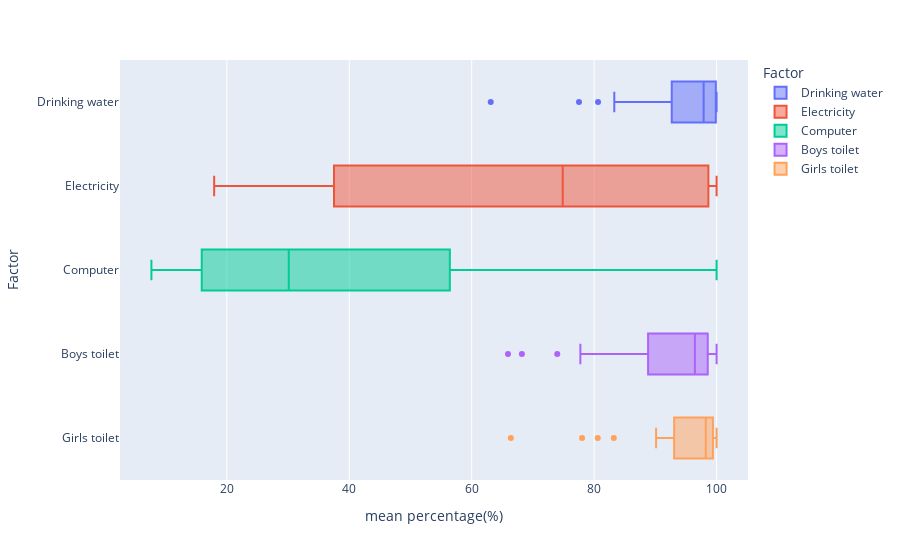

The notebook cell saved with this chart:
### Code cell
prim=['Drinking water']*36
uprim=['Electricity']*36
uuprim=['Computer']*36
sec=['Boys toilet']*36
usec=['Girls toilet']*36
lis=prim+uprim+uuprim+sec+usec

datas=pd.DataFrame({'mean percentage(%)':pd.concat([factors['Drinking water'],factors['Electricity'],factors['Computer'],factors['Boys toilet'], factors['Girls toilet']],axis=0), 'Factor':lis,'State':list(states['State'])*5})

px.box(data_frame=datas,x='mean percentage(%)', y='Factor',hover_name='State',color='Factor')

### Figure 1 — Plotly figure (JSON) as saved in the notebook; plotly's stock layout.template omitted (floating-point values rounded to 4 significant figures)
{"data": [{"alignmentgroup": "True", "hovertemplate": "<b>%{hovertext}</b><br><br>Factor=%{y}<br>mean percentage(%)=%{x}<extra></extra>", "hovertext": ["Andaman & Nicobar Islands", "Andhra Pradesh", "Arunachal Pradesh", "Assam", "Bihar", "Chandigarh", "Chhattisgarh", "Dadra & Nagar Haveli", "Daman & Diu", "Delhi", "Goa", "Gujarat", "Haryana", "Himachal Pradesh", "Jammu And Kashmir", "Jharkhand", "Karnataka", "Kerala", "Lakshadweep", "Madhya Pradesh", "Maharashtra", "Manipur", "Meghalaya", "Mizoram", "Nagaland", "Odisha", "Puducherry", "Punjab", "Rajasthan", "Sikkim", "Tamil Nadu", "Telangana", "Tripura", "Uttar Pradesh", "Uttarakhand", "West Bengal"], "legendgroup": "Drinking water", "marker": {"color": "#636efa"}, "name": "Drinking water", "notched": false, "offsetgroup": "Drinking water", "orientation": "h", "showlegend": true, "type": "box", "x": [99.4, 93.15, 80.63, 83.29, 93.23, 100, 97.19, 100, 100, 100, 99.28, 99.93, 99.84, 99.33, 91.04, 92.29, 99.75, 99.55, 100, 96.24, 99.56, 92.44, 63.1, 92.91, 77.52, 98.09, 99.91, 99.91, 96.74, 97.62, 99.92, 90.69, 92.33, 97.67, 96.44, 98.18], "x0": " ", "xaxis": "x", "y": ["Drinking water", "Drinking water", "Drinking water", "Drinking water", "Drinking water", "Drinking water", "Drinking water", "Drinking water", "Drinking water", "Drinking water", "Drinking water", "Drinking water", "Drinking water", "Drinking water", "Drinking water", "Drinking water", "Drinking water", "Drinking water", "Drinking water", "Drinking water", "Drinking water", "Drinking water", "Drinking water", "Drinking water", "Drinking water", "Drinking water", "Drinking water", "Drinking water", "Drinking water", "Drinking water", "Drinking water", "Drinking water", "Drinking water", "Drinking water", "Drinking water", "Drinking water"], "y0": " ", "yaxis": "y"}, {"alignmentgroup": "True", "hovertemplate": "<b>%{hovertext}</b><br><br>Factor=%{y}<br>mean percentage(%)=%{x}<extra></extra>", "hovertext": ["Andaman & Nicobar Islands", "Andhra Pradesh", "Arunachal Pradesh", "Assam", "Bihar", "Chandigarh", "Chhattisgarh", "Dadra & Nagar Haveli", "Daman & Diu", "Delhi", "Goa", "Gujarat", "Haryana", "Himachal Pradesh", "Jammu And Kashmir", "Jharkhand", "Karnataka", "Kerala", "Lakshadweep", "Madhya Pradesh", "Maharashtra", "Manipur", "Meghalaya", "Mizoram", "Nagaland", "Odisha", "Puducherry", "Punjab", "Rajasthan", "Sikkim", "Tamil Nadu", "Telangana", "Tripura", "Uttar Pradesh", "Uttarakhand", "West Bengal"], "legendgroup": "Electricity", "marker": {"color": "#EF553B"}, "name": "Electricity", "notched": false, "offsetgroup": "Electricity", "orientation": "h", "showlegend": true, "type": "box", "x": [89.28, 92.2, 38.16, 22.45, 24.32, 100, 65.61, 98.45, 100, 100, 98.92, 99.72, 98.87, 95.12, 26.94, 17.93, 97.51, 96.85, 100, 28.45, 93.54, 33.63, 26.58, 75.07, 43.9, 30.21, 100, 99.89, 54.67, 74.66, 98.42, 69.19, 36.85, 60.69, 66.12, 65.92], "x0": " ", "xaxis": "x", "y": ["Electricity", "Electricity", "Electricity", "Electricity", "Electricity", "Electricity", "Electricity", "Electricity", "Electricity", "Electricity", "Electricity", "Electricity", "Electricity", "Electricity", "Electricity", "Electricity", "Electricity", "Electricity", "Electricity", "Electricity", "Electricity", "Electricity", "Electricity", "Electricity", "Electricity", "Electricity", "Electricity", "Electricity", "Electricity", "Electricity", "Electricity", "Electricity", "Electricity", "Electricity", "Electricity", "Electricity"], "y0": " ", "yaxis": "y"}, {"alignmentgroup": "True", "hovertemplate": "<b>%{hovertext}</b><br><br>Factor=%{y}<br>mean percentage(%)=%{x}<extra></extra>", "hovertext": ["Andaman & Nicobar Islands", "Andhra Pradesh", "Arunachal Pradesh", "Assam", "Bihar", "Chandigarh", "Chhattisgarh", "Dadra & Nagar Haveli", "Daman & Diu", "Delhi", "Goa", "Gujarat", "Haryana", "Himachal Pradesh", "Jammu And Kashmir", "Jharkhand", "Karnataka", "Kerala", "Lakshadweep", "Madhya Pradesh", "Maharashtra", "Manipur", "Meghalaya", "Mizoram", "Nagaland", "Odisha", "Puducherry", "Punjab", "Rajasthan", "Sikkim", "Tamil Nadu", "Telangana", "Tripura", "Uttar Pradesh", "Uttarakhand", "West Bengal"], "legendgroup": "Computer", "marker": {"color": "#00cc96"}, "name": "Computer", "notched": false, "offsetgroup": "Computer", "orientation": "h", "showlegend": true, "type": "box", "x": [55.77, 29.41, 24.44, 9.813, 7.677, 95.26, 11.46, 40.32, 63.82, 82.15, 42.95, 74.27, 45.7, 24.11, 17.54, 9.643, 37.76, 93.63, 100, 14.26, 56.5, 25.99, 10.45, 30.82, 36.92, 13.11, 98.07, 52.43, 27.39, 57.42, 56.35, 28.27, 13.96, 19.33, 25.76, 12.4], "x0": " ", "xaxis": "x", "y": ["Computer", "Computer", "Computer", "Computer", "Computer", "Computer", "Computer", "Computer", "Computer", "Computer", "Computer", "Computer", "Computer", "Computer", "Computer", "Computer", "Computer", "Computer", "Computer", "Computer", "Computer", "Computer", "Computer", "Computer", "Computer", "Computer", "Computer", "Computer", "Computer", "Computer", "Computer", "Computer", "Computer", "Computer", "Computer", "Computer"], "y0": " ", "yaxis": "y"}, {"alignmentgroup": "True", "hovertemplate": "<b>%{hovertext}</b><br><br>Factor=%{y}<br>mean percentage(%)=%{x}<extra></extra>", "hovertext": ["Andaman & Nicobar Islands", "Andhra Pradesh", "Arunachal Pradesh", "Assam", "Bihar", "Chandigarh", "Chhattisgarh", "Dadra & Nagar Haveli", "Daman & Diu", "Delhi", "Goa", "Gujarat", "Haryana", "Himachal Pradesh", "Jammu And Kashmir", "Jharkhand", "Karnataka", "Kerala", "Lakshadweep", "Madhya Pradesh", "Maharashtra", "Manipur", "Meghalaya", "Mizoram", "Nagaland", "Odisha", "Puducherry", "Punjab", "Rajasthan", "Sikkim", "Tamil Nadu", "Telangana", "Tripura", "Uttar Pradesh", "Uttarakhand", "West Bengal"], "legendgroup": "Boys toilet", "marker": {"color": "#ab63fa"}, "name": "Boys toilet", "notched": false, "offsetgroup": "Boys toilet", "orientation": "h", "showlegend": true, "type": "box", "x": [98.17, 73.97, 80.12, 65.92, 78.83, 100, 85.8, 93.62, 100, 100, 92.64, 98.76, 97.23, 96.6, 77.75, 89.44, 99.48, 97.34, 100, 92.84, 98.89, 96.3, 68.2, 89.52, 93.74, 84.27, 99.9, 98.0, 97.38, 98.35, 96.65, 88.18, 98.79, 97.65, 91.77, 93.81], "x0": " ", "xaxis": "x", "y": ["Boys toilet", "Boys toilet", "Boys toilet", "Boys toilet", "Boys toilet", "Boys toilet", "Boys toilet", "Boys toilet", "Boys toilet", "Boys toilet", "Boys toilet", "Boys toilet", "Boys toilet", "Boys toilet", "Boys toilet", "Boys toilet", "Boys toilet", "Boys toilet", "Boys toilet", "Boys toilet", "Boys toilet", "Boys toilet", "Boys toilet", "Boys toilet", "Boys toilet", "Boys toilet", "Boys toilet", "Boys toilet", "Boys toilet", "Boys toilet", "Boys toilet", "Boys toilet", "Boys toilet", "Boys toilet", "Boys toilet", "Boys toilet"], "y0": " ", "yaxis": "y"}, {"alignmentgroup": "True", "hovertemplate": "<b>%{hovertext}</b><br><br>Factor=%{y}<br>mean percentage(%)=%{x}<extra></extra>", "hovertext": ["Andaman & Nicobar Islands", "Andhra Pradesh", "Arunachal Pradesh", "Assam", "Bihar", "Chandigarh", "Chhattisgarh", "Dadra & Nagar Haveli", "Daman & Diu", "Delhi", "Goa", "Gujarat", "Haryana", "Himachal Pradesh", "Jammu And Kashmir", "Jharkhand", "Karnataka", "Kerala", "Lakshadweep", "Madhya Pradesh", "Maharashtra", "Manipur", "Meghalaya", "Mizoram", "Nagaland", "Odisha", "Puducherry", "Punjab", "Rajasthan", "Sikkim", "Tamil Nadu", "Telangana", "Tripura", "Uttar Pradesh", "Uttarakhand", "West Bengal"], "legendgroup": "Girls toilet", "marker": {"color": "#FFA15A"}, "name": "Girls toilet", "notched": false, "offsetgroup": "Girls toilet", "orientation": "h", "showlegend": true, "type": "box", "x": [97.81, 93.03, 90.12, 78.03, 80.59, 100, 95.09, 97.83, 100, 100, 99.24, 99.84, 98.58, 98.27, 83.21, 90.58, 99.69, 98.11, 100, 93.09, 99.05, 97.47, 66.39, 99.57, 98.78, 90.47, 100, 98.91, 98.52, 99.33, 98.84, 93.74, 99.47, 98.19, 91.74, 95.36], "x0": " ", "xaxis": "x", "y": ["Girls toilet", "Girls toilet", "Girls toilet", "Girls toilet", "Girls toilet", "Girls toilet", "Girls toilet", "Girls toilet", "Girls toilet", "Girls toilet", "Girls toilet", "Girls toilet", "Girls toilet", "Girls toilet", "Girls toilet", "Girls toilet", "Girls toilet", "Girls toilet", "Girls toilet", "Girls toilet", "Girls toilet", "Girls toilet", "Girls toilet", "Girls toilet", "Girls toilet", "Girls toilet", "Girls toilet", "Girls toilet", "Girls toilet", "Girls toilet", "Girls toilet", "Girls toilet", "Girls toilet", "Girls toilet", "Girls toilet", "Girls toilet"], "y0": " ", "yaxis": "y"}], "layout": {"boxmode": "overlay", "legend": {"title": {"text": "Factor"}, "tracegroupgap": 0}, "margin": {"t": 60}, "xaxis": {"anchor": "y", "domain": [0, 1], "title": {"text": "mean percentage(%)"}}, "yaxis": {"anchor": "x", "categoryarray": ["Girls toilet", "Boys toilet", "Computer", "Electricity", "Drinking water"], "categoryorder": "array", "domain": [0, 1], "title": {"text": "Factor"}}}}
